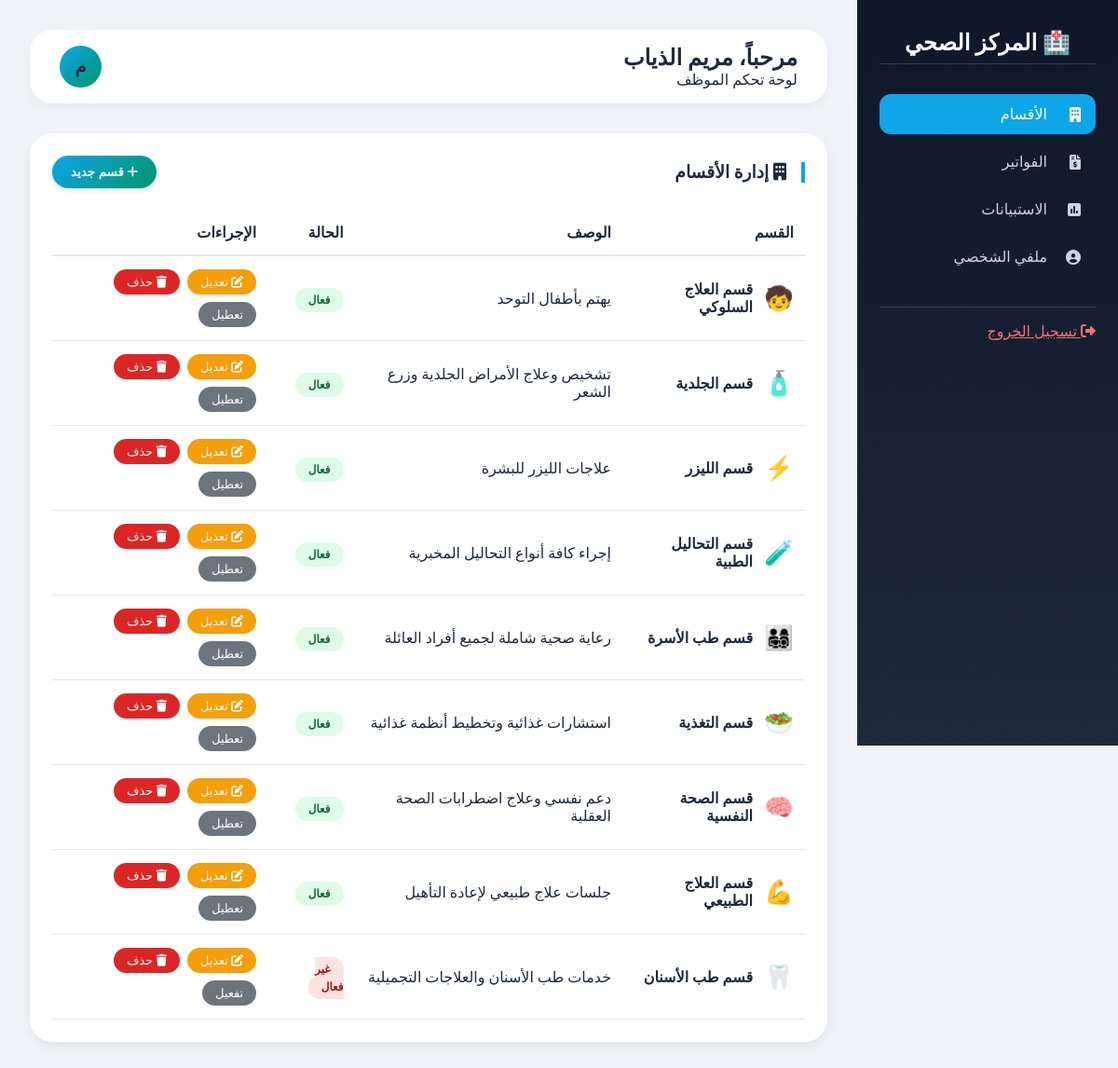
The app's page /Staff/staff_dashboard.php (signed in) with its own data.
### tables this page shows
CREATE TABLE `departments` (
  `id` int NOT NULL,
  `name` varchar(100) NOT NULL,
  `description` text,
  `icon` varchar(50) NOT NULL,
  `status` enum('active','inactive') DEFAULT 'active',
  `created_at` timestamp NOT NULL DEFAULT CURRENT_TIMESTAMP,
  `updated_at` timestamp NOT NULL DEFAULT CURRENT_TIMESTAMP ON UPDATE CURRENT_TIMESTAMP
);

### staff/modules/departments.php (the view, shortened to what this page needs)
<?php
$departments = $pdo->query("SELECT * FROM departments ORDER BY created_at DESC")->fetchAll();
?>
<div class="card" style="background: white; border-radius: 24px; padding: 1.5rem; box-shadow: 0 4px 12px rgba(0,0,0,0.08);">
    <div style="display: flex; justify-content: space-between; align-items: center; margin-bottom: 1.5rem; flex-wrap: wrap; gap: 10px;">
        <h3 style="border-right: 4px solid #0ea5e9; padding-right: 1rem;"><i class="fas fa-building"></i> إدارة الأقسام</h3>
        <button class="btn btn-primary" onclick="openAddModal()" style="background: linear-gradient(135deg, #0ea5e9, #059669); color: white; border: none; padding: 10px 20px; border-radius: 40px; cursor: pointer; font-weight: bold; box-shadow: 0 2px 5px rgba(0,0,0,0.1); transition: 0.2s;">
            <i class="fas fa-plus"></i> قسم جديد
        </button>
    </div>
    <div style="overflow-x: auto;">
        <table style="width: 100%; border-collapse: collapse;">
            <thead>
                <tr>
                    <th style="padding: 14px 12px; text-align: right; border-bottom: 2px solid #e2e8f0;">القسم</th>
                    <th style="padding: 14px 12px; text-align: right; border-bottom: 2px solid #e2e8f0;">الوصف</th>
                    <th style="padding: 14px 12px; text-align: right; border-bottom: 2px solid #e2e8f0;">الحالة</th>
                    <th style="padding: 14px 12px; text-align: right; border-bottom: 2px solid #e2e8f0;">الإجراءات</th>
                </tr>
            </thead>
            <tbody>
                <?php foreach ($departments as $dept): ?>
                <tr>
                    <td style="padding: 14px 12px; border-bottom: 1px solid #e2e8f0; vertical-align: middle;">
                        <div style="display: flex; align-items: center; gap: 12px;">
                            <span style="font-size: 1.6rem;"><?= htmlspecialchars($dept['icon']) ?></span>
                            <span style="font-weight: 600;"><?= htmlspecialchars($dept['name']) ?></span>
                        </div>
                    </td>
                    <td style="padding: 14px 12px; border-bottom: 1px solid #e2e8f0;"><?= htmlspecialchars($dept['description']) ?></td>
                    <td style="padding: 14px 12px; border-bottom: 1px solid #e2e8f0;">
                        <span style="padding: 6px 14px; border-radius: 40px; font-size: 0.75rem; font-weight: bold; background: <?= $dept['status'] == 'active' ? '#dcfce7' : '#fee2e2' ?>; color: <?= $dept['status'] == 'active' ? '#166534' : '#991b1b' ?>;">
                            <?= $dept['status'] == 'active' ? 'فعال' : 'غير فعال' ?>
                        </span>
                    </td>
                    <td style="padding: 14px 12px; border-bottom: 1px solid #e2e8f0;">
                        <div style="display: flex; gap: 8px; flex-wrap: wrap;">
                            <button onclick='editDept(<?= $dept['id'] ?>, <?= json_encode($dept['name']) ?>, <?= json_encode($dept['description']) ?>, <?= json_encode($dept['icon']) ?>, <?= json_encode($dept['status']) ?>)' style="background: #f59e0b; color: white; border: none; padding: 6px 14px; border-radius: 30px; cursor: pointer; font-size: 0.8rem;"><i class="fas fa-edit"></i> تعديل</button>
                            <button onclick="deleteDept(<?= $dept['id'] ?>)" style="background: #dc2626; color: white; border: none; padding: 6px 14px; border-radius: 30px; cursor: pointer; font-size: 0.8rem;"><i class="fas fa-trash"></i> حذف</button>
                            <button onclick="toggleDeptStatus(<?= $dept['id'] ?>, '<?= $dept['status'] == 'active' ? 'inactive' : 'active' ?>')" style="background: #6c757d; color: white; border: none; padding: 6px 14px; border-radius: 30px; cursor: pointer; font-size: 0.8rem;"><?= $dept['status'] == 'active' ? 'تعطيل' : 'تفعيل' ?></button>
                        </div>
                    </td>
                </tr>
                <?php endforeach; ?>
            </tbody>
        </table>
    </div>
</div>

### staff/staff_dashboard.php (style rules this page uses)
* { margin: 0; padding: 0; box-sizing: border-box; }
body { font-family: 'Tajawal', sans-serif; background: #f0f4f8; color: #1e293b; direction: rtl; }

### records on screen
departments: icon "🧒", name "قسم العلاج السلوكي", description "يهتم بأطفال التوحد", status "فعال"
departments: icon "🧴", name "قسم الجلدية", description "تشخيص وعلاج الأمراض الجلدية وزرع الشعر", status "فعال"
departments: icon "⚡", name "قسم الليزر", description "علاجات الليزر للبشرة", status "فعال"
departments: icon "🧪", name "قسم التحاليل الطبية", description "إجراء كافة أنواع التحاليل المخبرية", status "فعال"
departments: icon "👨‍👩‍👧‍👦", name "قسم طب الأسرة", description "رعاية صحية شاملة لجميع أفراد العائلة", status "فعال"
departments: icon "🥗", name "قسم التغذية", description "استشارات غذائية وتخطيط أنظمة غذائية", status "فعال"
departments: icon "🧠", name "قسم الصحة النفسية", description "دعم نفسي وعلاج اضطرابات الصحة العقلية", status "فعال"
departments: icon "💪", name "قسم العلاج الطبيعي", description "جلسات علاج طبيعي لإعادة التأهيل", status "فعال"
departments: icon "🦷", name "قسم طب الأسنان", description "خدمات طب الأسنان والعلاجات التجميلية", status "غير فعال"

### other values on screen
$staff_name "مريم الذياب"
mb_substr($staff_name, 0, 1) "م"
